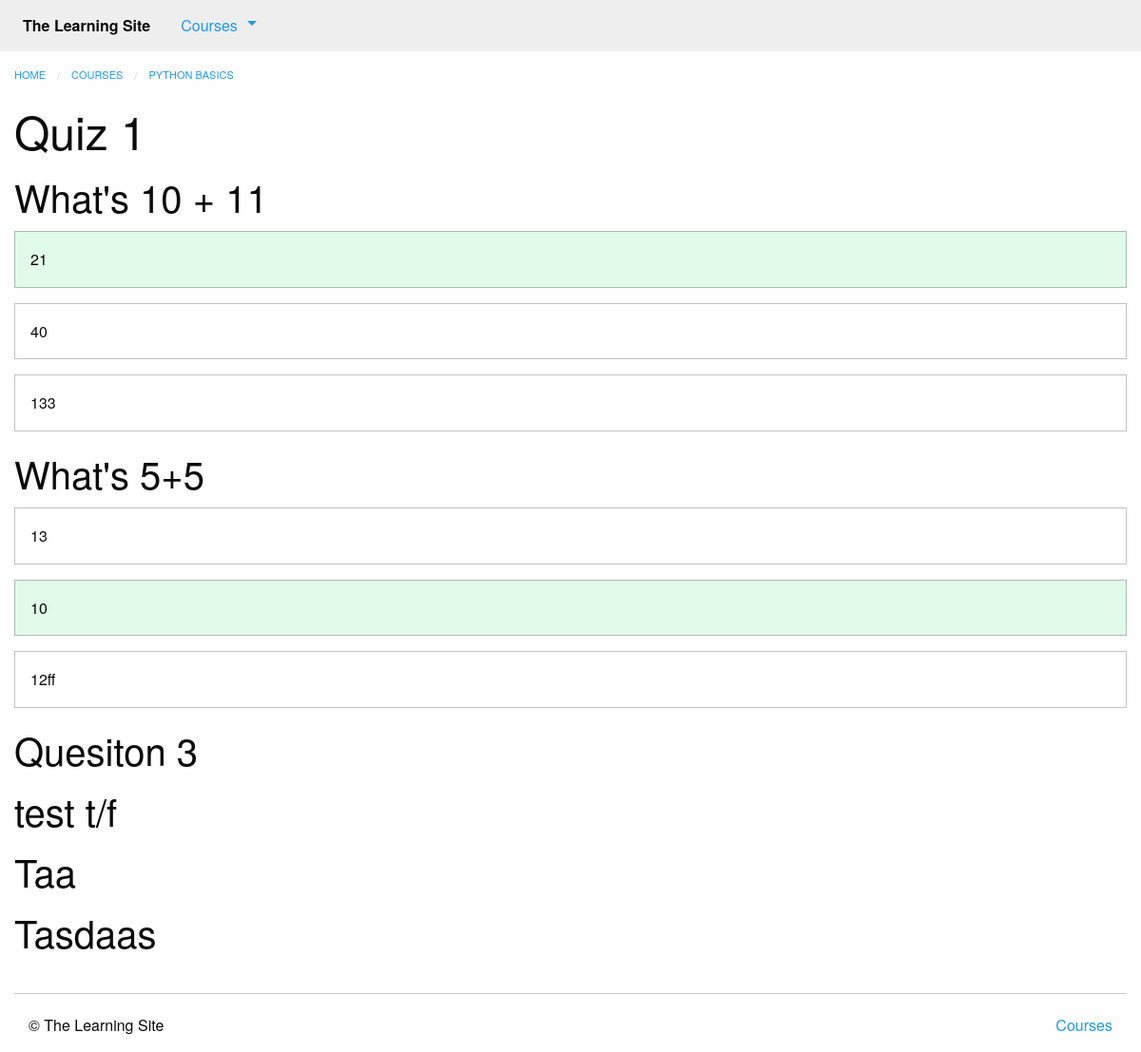
The page /courses/1/q6/ on the database its author committed.
### courses/models.py (models this page shows, shortened)
class Step(models.Model):
    title = models.CharField(max_length=255)
    description = models.TextField()
    order = models.IntegerField(default=0)
    course = models.ForeignKey(Course, on_delete=models.DO_NOTHING)
    class Meta:
        abstract = True
        ordering = ['order', ]

class Quiz(Step):
    total_questions = models.IntegerField(default=4)
    class Meta:
        verbose_name_plural = 'Quizzes'

class Course(models.Model):
    created_at = models.DateTimeField(auto_now_add=True)
    title = models.CharField(max_length=255)
    description = models.TextField()

class Question(models.Model):
    quiz = models.ForeignKey(Quiz, on_delete=models.CASCADE)
    order = models.IntegerField(default=0)
    prompt = models.TextField()
    class Meta:
        ordering = ['order', ]

class Answer(models.Model):
    question = models.ForeignKey(Question, on_delete=models.CASCADE)
    order = models.IntegerField(default=0)
    text = models.CharField(max_length=255)
    correct = models.BooleanField(default=False)
    class Meta:
        ordering = ['order', ]

### courses/views.py (the view)
# urls.py: path('<int:course_pk>/q<int:step_pk>/', views.quiz_detail, name='quiz'),
def quiz_detail(request, course_pk, step_pk):
    step = get_object_or_404(models.Quiz, course_id=course_pk, pk=step_pk)
    return render(request, 'courses/quiz_detail.html', {'step': step})

### courses/templatetags/course_extras.py (called while the page is built)
@register.inclusion_tag('courses/course_nav.html')
def nav_courses_list():
    courses = Course.objects.all()[:5]
    return {'courses': courses}

### courses/templates/courses/quiz_detail.html (shortened to what this page needs)
{% extends "courses/layout.html" %}
{% load course_extras %}
{% block breadcrumbs %}
    <li><a href="{% url 'courses:detail' pk=step.course.pk %}">{{ step.course.title }}</a></li>
{% endblock %}
{% block content %}
    <div class="row columns">
        <article>
            {{ block.super }}
            <h1>{{ step.title }}</h1>
            <ul class="no-bullet">
                {% for question in step.question_set.all %}
                <li>
                    <h2>{{ question.prompt }}</h2>
                    {% for answer in question.answer_set.all %}
                        <div class="callout {% if answer.correct %}success{% endif %}">{{ answer.text }}</div>
                    {% endfor %}
                </li>
                {% endfor %}
            </ul>
        </article>
    </div>
{% endblock %}

### rows shown on the page
Quiz: course "PYTHON BASICS", title "Quiz 1"
Question: prompt "What's 10 + 11"
Answer: text "21"
Answer: text "40"
Answer: text "133"
Question: prompt "What's 5+5"
Answer: text "13"
Answer: text "10"
Answer: text "12ff"
Question: prompt "Quesiton 3"
Question: prompt "test t/f"
Question: prompt "Taa"
Question: prompt "Tasdaas"
